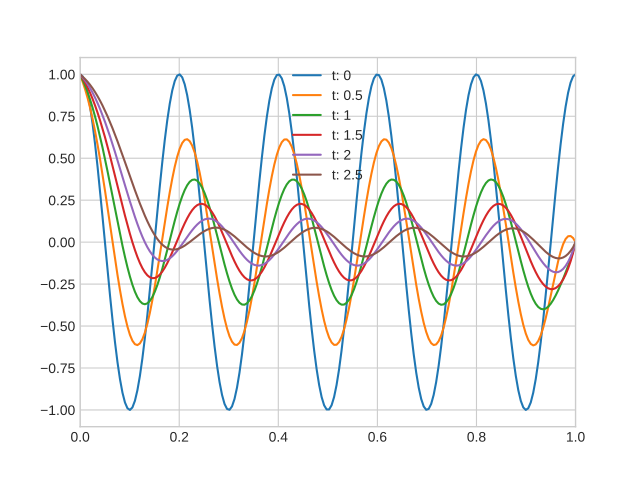

This figure's Python source:
import numpy as np
import matplotlib
matplotlib.use('Agg')  # noqa: needed before import pylab
import pylab as pl
from triflow import Model, Simulation

pl.style.use('seaborn-whitegrid')

model = Model("k * dxxU - c * dxU",
              "U", ["k", "c"])

x, dx = np.linspace(0, 1, 200, retstep=True)
U = np.cos(2 * np.pi * x * 5)
fields = model.fields_template(x=x, U=U)

parameters = dict(c=.03, k=.001, dx=dx, periodic=False)

t = 0
dt = 5E-1
tmax = 2.5

pl.plot(fields.x, fields.U, label=f't: {t:g}')


def dirichlet_condition(t, fields, pars):
    fields.U[0] = 1
    fields.U[-1] = 0
    return fields, pars


simul = Simulation(model, t, fields, parameters, dt,
                   hook=dirichlet_condition, tmax=tmax)

for i, (t, fields) in enumerate(simul):
    print(f"iteration: {i}\t",
          f"t: {t:g}", end='\r')
    pl.plot(fields.x, fields.U, label=f't: {t:g}')

pl.xlim(0, 1)
legend = pl.legend(loc='best')

pl.show()
